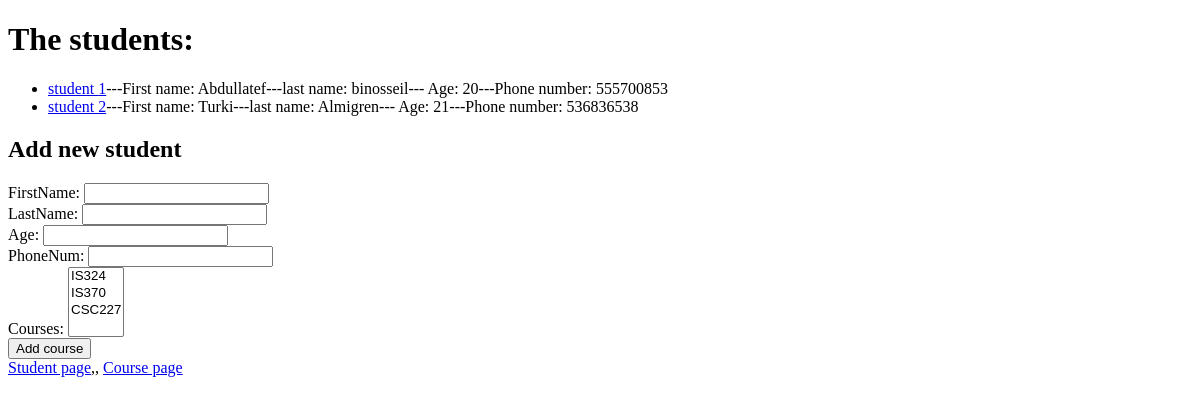
The page /app/students on the database as committed earlier.
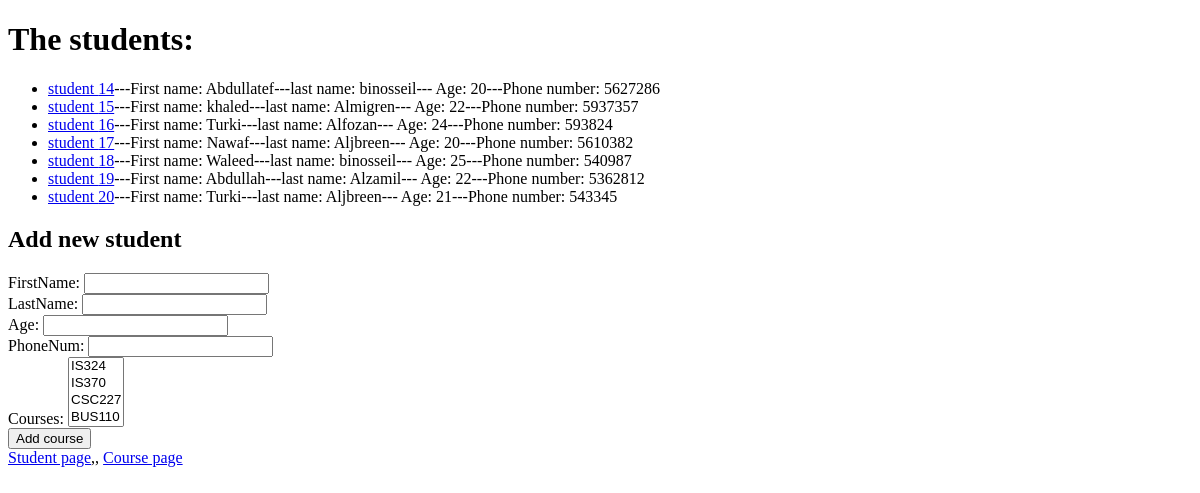
The same page on the database as committed later.
### app/models.py (models this page shows, shortened)
class student(models.Model):
    firstName= models.CharField(max_length=64)
    lastName= models.CharField(max_length=64)
    age= models.IntegerField()
    phoneNum= models.IntegerField()
    courses= models.ManyToManyField(course, related_name= "students")

### app/views.py (the view)
# urls.py: path("students", views.students, name= "students"),
def students(request):
     students_list = student.objects.all()
     if request.method == "POST":
        form=studentForm(request.POST)
        if(form.is_valid):
            form.save()
            return HttpResponseRedirect(reverse("students"))
        else:
          return render(request, "app/student.html", {
            "message": "Invalid data entered for a student"
         })
     else:
        return render(request, "app/student.html", {
"form":studentForm(),"students":students_list
})

### app/views.py
class studentForm(forms.ModelForm):
    class Meta:
     model=student
     fields=["firstName", "lastName", "age", "phoneNum","courses"]

### app/models.py (called while the page is built)
    def __str__(self):
        return f"{self.courseName}"

### app/templates/app/student.html (shortened to what this page needs)
<!DOCTYPE html>
<html lang="en">
<head>
</head>
<body>
        <h1>
            The students:
        </h1>
        <ul>
           {% for student in students %}
                <li><a href="{% url 'details' student.id %}">student {{ student.id }}</a>---First name: {{ student.firstName }}---last name: {{ student.lastName }}---
                     Age: {{ student.age }}---Phone number: {{ student.phoneNum }}{{ student.courses.courseName }}</li>
           {% endfor %}
        </ul>
        <h2>
            Add new student
        </h2>
        <form method="POST">
            {{ form }}
            <input type="submit" value="Add course">
        </form>
        <a href="{% url 'students' %}">Student page</a>,,
        <a href="{% url 'courses' %}">Course page</a>
</body>
</html>

Rows that differ between the two databases and show on the page:
removed student: id "1", firstName "Abdullatef", lastName "binosseil", age "20", phoneNum "555700853"
removed student: id "2", firstName "Turki", lastName "Almigren", age "21", phoneNum "536836538"
added student: id "14", firstName "Abdullatef", lastName "binosseil", age "20", phoneNum "5627286"
added student: id "15", firstName "khaled", lastName "Almigren", age "22", phoneNum "5937357"
added student: id "16", firstName "Turki", lastName "Alfozan", age "24", phoneNum "593824"
added student: id "17", firstName "Nawaf", lastName "Aljbreen", age "20", phoneNum "5610382"
added student: id "18", firstName "Waleed", lastName "binosseil", age "25", phoneNum "540987"
added student: id "19", firstName "Abdullah", lastName "Alzamil", age "22", phoneNum "5362812"
added student: id "20", firstName "Turki", lastName "Aljbreen", age "21", phoneNum "543345"
Other text that changed with them:
form field courses: "IS324 / IS370 / CSC227" → "IS324 / IS370 / CSC227 / BUS110"
